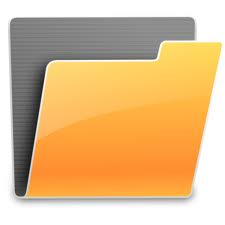
#> input picture Tactile_GUI/folder.jpg, 225 x 225 px
$ python -i filter.py   (imports and definitions only)   (Python 2 division)   (older library calls are emulated)
#> lines starting #> are read from the running program, lines starting #| are printed output that depends on the picture; after the words box and inside, x2 and y2 are one past the last pixel; in counts of white or black regions, pixels touching at a corner belong together
##############
# NODE CODE
##############
#var child_process = require('child_process');
#child_process.exec('python filter.py india.jpeg',function(error,stdout,stderr){});


import math;
import sys;
import Image;

imageFile = sys.argv[1]; # Gets file path from inline arguments

outFile = sys.argv[2]; # Sets output file path and name

filterNum = sys.argv[3]; # Gets number of filter used

brailleText = [' ','a','@','c','1','b','i','f','"','e','^','d','3','h','j','g',"'",'k','/','m','2','l','s','p','9','o','>','n','6','r','t','q',',','*','.','%','5','<','[','$',';',':','_','?','4','\\','w',']','-','u','+','x','8','v','!','&','0','z','#','y','7','(',')','='];


# Given a pixel with values for RGB returns
# the Photometric Brightness which is a sort
# of average of the colors, except they are
# weigthed differently
def findPixelBrightness(pixel):
	if (type(pixel) == type(0)):
		return pixel;
	else:
		return  ((0.2126*pixel[0]) + (0.7152*pixel[1]) + (0.0722*pixel[2]));

# Given an image, returns a resized version
# with dimensions of less than or equal to
# 84 pixels. Uses bicubic interpolation
def resizeImage(image):
	height = image.size[1];
	width = image.size[0];
	scale = (max(height,width)+83)/84;
	newHeight = height/scale
	newWidth = width/scale;
	resizeImage = image.resize((newWidth,newHeight),Image.BICUBIC);
	return resizeImage;

# [20 lines left out: function findThreshold, not called in this run]

def imageToBinaryArray(image,thresh):
	pix = image.load();
	height = image.size[1];
	width = image.size[0];
	finalArray = [];
	for r in xrange(height):
		rowArray = [];
		for c in xrange(width):
			brightness = findPixelBrightness(pix[c,r]);
			if (brightness >= thresh):
				if (type(pix[c,r]) == type(0)):
					pix[c,r] = 255;
				else:
					pix[c,r] = (255,255,255);
				rowArray += [False];
			else:
				if (type(pix[c,r]) == type(0)):
					pix[c,r] = 0;
				else:
					pix[c,r] = (0,0,0);
				rowArray += [True];

		finalArray += [rowArray];
	#image.show();
	return finalArray;


# [31 lines left out: functions thresholdingfilter, blacklinefilter, not called in this run]

def findEdges(imageFile):
#> called with imageFile = 'Tactile_GUI/folder.jpg'
	import Image
	import ImageFilter

	image = Image.open(imageFile);
#> image is the input picture: PIL image 225x225 RGB; mean R, G, B 223.9, 188.1, 139.8

	filt1Image = image.filter(ImageFilter.SHARPEN);
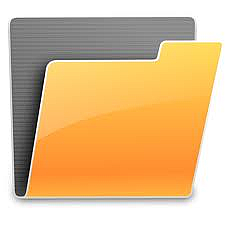
#> filt1Image: PIL image 225x225 RGB; mean R, G, B 223.5, 187.9, 139.6

	#filt2Image = filt1Image.filter(ImageFilter.EDGE_ENHANCE_MORE);

	resizeImg = resizeImage(filt1Image);
#> in resizeImage, `resizeImage = image.resize((newWidth,newHeight),Image.BICUBIC);`:
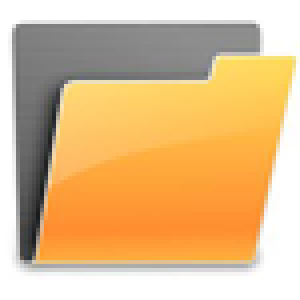
#> resizeImage: PIL image 75x75 RGB (shown 4 times larger); mean R, G, B 223.4, 187.9, 139.5

	filtImage = resizeImg.filter(ImageFilter.CONTOUR);
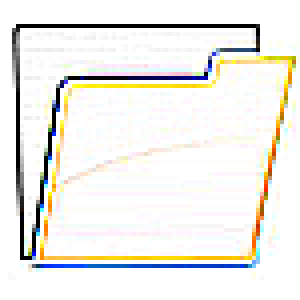
#> filtImage: PIL image 75x75 RGB (shown 4 times larger); mean R, G, B 239.4, 238, 233.2

	imageArray = imageToBinaryArray(filtImage,200);
#> after the loop in imageToBinaryArray, `for r in xrange(height):`: finalArray = 75 items
#> imageArray = 75 items
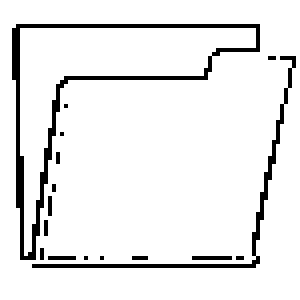
#> filtImage: PIL image 75x75 RGB (shown 4 times larger); 92.2% white; black in thin lines or dots, all inside (x1, y1, x2, y2) = (3, 6, 74, 67)

	#filtImage.show();
	return imageArray;


# [51 lines left out: functions automatedfilter, padImage, makeText, not called in this run]

# [12 lines not run here, left out]

>>> result = findEdges('Tactile_GUI/folder.jpg')
#> result = 75 items
